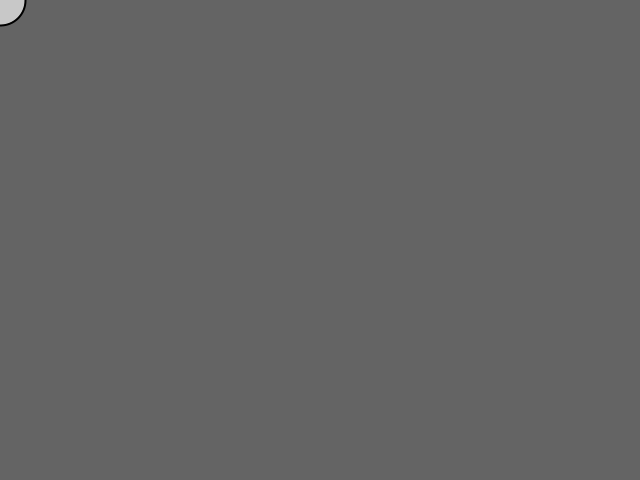
Frame 1 (no input)
Frame 60 (the mouse pressed at the canvas centre just before this capture): identical to frame 1, image omitted
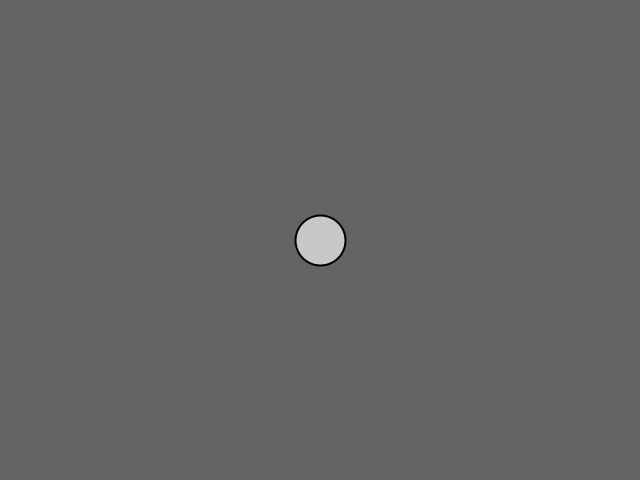
Frame 120 (the mouse held since frame 60 and released just before this capture)

The Processing sketch that drew these frames (run headless with seeded random() and noise(); from frame 60 on, the mouse is pressed at the canvas centre):

// Processing sketch: interactive
// ── interactive.pde
void setup() {
  size(640, 480);
}

void draw() {
  background(100);
  stroke(0);
  strokeWeight(2);
  fill(200);
  ellipse(mouseX, mouseY, 50, 50);
}
